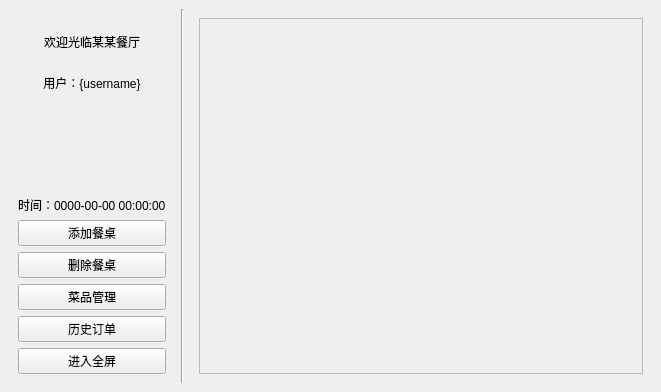
<?xml version="1.0" encoding="UTF-8"?>
<ui version="4.0">
 <class>TableSelectionWindow</class>
 <widget class="QMainWindow" name="TableSelectionWindow">
  <property name="geometry">
   <rect>
    <x>0</x>
    <y>0</y>
    <width>661</width>
    <height>392</height>
   </rect>
  </property>
  <property name="windowTitle">
   <string>餐桌选择</string>
  </property>
  <widget class="QWidget" name="centralwidget">
   <layout class="QHBoxLayout" name="horizontalLayout">
    <item>
     <widget class="QWidget" name="left_panel" native="true">
      <layout class="QVBoxLayout" name="verticalLayout" stretch="2,1,4,0,3,3,3,0,0">
       <item>
        <widget class="QLabel" name="label_restaurant">
         <property name="text">
          <string>欢迎光临某某餐厅</string>
         </property>
         <property name="alignment">
          <set>Qt::AlignmentFlag::AlignCenter</set>
         </property>
        </widget>
       </item>
       <item>
        <widget class="QLabel" name="label_username">
         <property name="text">
          <string>用户：{username}</string>
         </property>
         <property name="alignment">
          <set>Qt::AlignmentFlag::AlignCenter</set>
         </property>
        </widget>
       </item>
       <item>
        <spacer name="spacer2">
         <property name="orientation">
          <enum>Qt::Orientation::Vertical</enum>
         </property>
         <property name="sizeHint" stdset="0">
          <size>
           <width>20</width>
           <height>40</height>
          </size>
         </property>
        </spacer>
       </item>
       <item>
        <widget class="QLabel" name="label_time">
         <property name="text">
          <string>时间：0000-00-00 00:00:00</string>
         </property>
        </widget>
       </item>
       <item>
        <widget class="QPushButton" name="add_table_btn">
         <property name="text">
          <string>添加餐桌</string>
         </property>
        </widget>
       </item>
       <item>
        <widget class="QPushButton" name="del_table_btn">
         <property name="text">
          <string>删除餐桌</string>
         </property>
        </widget>
       </item>
       <item>
        <widget class="QPushButton" name="dish_manage_btn">
         <property name="text">
          <string>菜品管理</string>
         </property>
        </widget>
       </item>
       <item>
        <widget class="QPushButton" name="history_orders_btn">
         <property name="text">
          <string>历史订单</string>
         </property>
        </widget>
       </item>
       <item>
        <widget class="QPushButton" name="fullscreen_btn">
         <property name="text">
          <string>进入全屏</string>
         </property>
        </widget>
       </item>
      </layout>
     </widget>
    </item>
    <item>
     <widget class="QFrame" name="separator">
      <property name="frameShape">
       <enum>QFrame::Shape::VLine</enum>
      </property>
      <property name="frameShadow">
       <enum>QFrame::Shadow::Sunken</enum>
      </property>
     </widget>
    </item>
    <item>
     <widget class="QWidget" name="right_panel" native="true">
      <layout class="QVBoxLayout" name="verticalLayout_2">
       <item>
        <widget class="QScrollArea" name="scroll_area">
         <property name="widgetResizable">
          <bool>true</bool>
         </property>
         <widget class="QWidget" name="scrollAreaWidgetContents">
          <property name="geometry">
           <rect>
            <x>0</x>
            <y>0</y>
            <width>441</width>
            <height>354</height>
           </rect>
          </property>
          <layout class="QGridLayout" name="gridLayout"/>
         </widget>
        </widget>
       </item>
      </layout>
     </widget>
    </item>
   </layout>
  </widget>
 </widget>
 <resources/>
 <connections/>
</ui>
